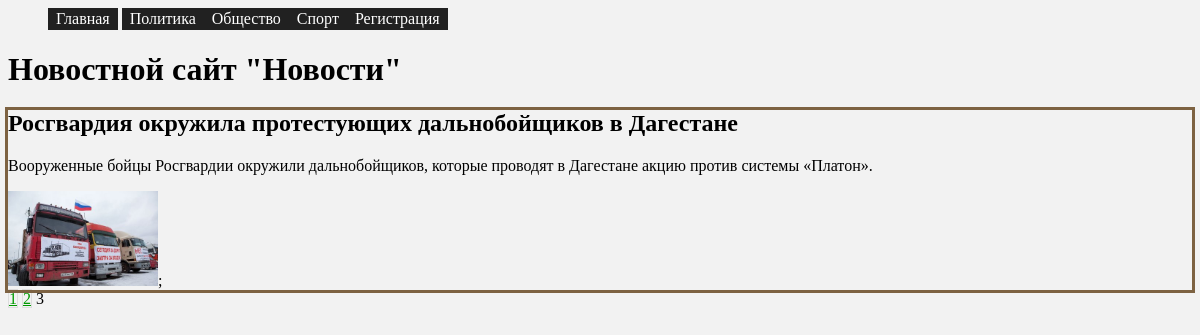
/?page=3, run on the app's committed database.
### tables this page shows
CREATE TABLE `rubrics` (
  `RubricId` int(11) NOT NULL,
  `RubricName` text NOT NULL
);

CREATE TABLE `News` (
  `NewsId` int(11) NOT NULL,
  `NewsDate` date DEFAULT NULL,
  `NewsRubric` int(11) NOT NULL,
  `SeoH1` text,
  `SeoTitle` text,
  `SeoDescription` text,
  `PreviewPhoto` text,
  `NewsText` text,
  `NewsSource` text,
  `NewsAuthorId` int(11) DEFAULT NULL
);

### application/core/view.php (called while the page is built)
<?php
class View
{
	function generate($content_view, $template_view, $data = null, $data2 = null, $data3=null, $data4=null)
	{
		include 'application/views/'.$content_view;
	}
}

### application/controllers/controller_main.php (called while the page is built, shortened)
<?php
require_once ("/../models/model_menu.php");
require_once ("/../models/model_main.php");
class Controller_Main extends Controller
{
	function __construct()
	{
		$this->model = new MainPage();
		$this->view = new View();
		$this->menu = new Menu();
	}
	function action_index()
	{
		$data = $this->menu->getoRubrics();
		$this->view->generate('menu_view.php','template_view.php',$data);
		if ($_GET["page"] !== null){
			$page = $_GET["page"];
		}
		else {
			$page = 1;
		}
		$items = 5;
		$start = $page * $items - $items;
		$data3= $page;
		$count = $this->model->countModel();
		$totalpages = ceil($count/$items);
		$data4=$totalpages;
		$data = $this->model->getoNews($start,$items);
		$this->view->generate('main_view.php', 'template_view.php',$data, null,$data3,$data4);
	}
}

### application/core/route.php (called while the page is built, shortened)
<?php
class Route
{
	static function start()
	{
		$routes = explode('/', $_SERVER['REQUEST_URI']);
	try {
		$controller = new $controller_name;
			$controller->action_index($routes[2]);
	}
	catch (Exception $e){
		Route::ErrorPage404();
	}
	}
}

### application/bootstrap.php (called while the page is built, shortened)
<?php
require_once 'core/model.php';
require_once 'core/view.php';
require_once 'core/route.php';
Route::start();

### index.php (called while the page is built, shortened)
<?php
require_once 'application/bootstrap.php';

### application/models/model_menu.php (called while the page is built, shortened)
<?php
class Menu extends Model
{
	function getoRubrics()
	{
			$query = self::$oDbConnection->prepare("SELECT * FROM Rubrics");
			$query->execute();
			$res = $query->fetchAll(PDO::FETCH_CLASS, "Rubric");
			return $res;
	}
}

### application/models/model_rubric.php (called while the page is built, shortened)
<?php
require_once ("model_news.php");
class Rubric extends Model
{
	private $RubricId;
	private $RubricName;
	function getRubricId()
	{
		return $this->RubricId;
	}
	function getRubricName()
	{
		return $this->RubricName;
	}
}

### application/core/model.php (called while the page is built, shortened)
<?php
class Model
{
	public function __get($property)
	{
		$functionname = 'get'.$property;
			return $this->$functionname();
	}
}

### application/models/model_main.php (called while the page is built, shortened)
<?php
require_once('model_news.php');
require_once('model_menu.php');
class MainPage extends Model
{
	static $table = 'News';
	function getoNews($start = 0, $items = 1)
	{
			$query = self::$oDbConnection->prepare("SELECT * FROM News ORDER BY NewsId DESC LIMIT $start ,$items");
			$query->execute();
			$res = $query->fetchAll(PDO::FETCH_CLASS, "News");
			return $res;
	}
		static function countModel()
	{
		$Class = get_called_class();
		$table = $Class::$table;
		$query = self::$oDbConnection->prepare("SELECT count(*) AS Total FROM $table");
		$query->execute();
		$res = $query->fetch(PDO::FETCH_ASSOC);
		$total = $res['Total'];
		return $total;
	}
}

### application/models/model_news.php (called while the page is built, shortened)
<?php
require_once ("model_rubric.php");
class News extends Model
{
	private $NewsId;
	private $SeoH1;
	private $SeoDescription;
	private $PreviewPhoto;
	function getNewsId()
	{
   	 	return $this->NewsId;
	}
	function getSeoH1()
	{
    	return $this->SeoH1;
	}
	function getSeoDescription()
	{
		return $this->SeoDescription;
	}
	function getPreviewPhoto()
	{
		return $this->PreviewPhoto;
	}
}

### application/classes/class.PaginationLinks.php (called while the page is built, shortened)
<?php
class PaginationLinks{
  public static function create(
      $page,
      $numberOfPages,
      $context    = 1,
      $linkFormat = '<a href="?page=%d">%d</a>',
      $pageFormat = '<span>%d</span>',
      $ellipsis   = '&hellip;'){
    $ranges = array(array(1, 1 + $context));
    self::mergeRanges($ranges, $page   - $context, $page + $context);
    self::mergeRanges($ranges, $numberOfPages - $context, $numberOfPages);
    $links = array();
    foreach ($ranges as $range){
      $links =
          array_merge(
              $links,
              self::createLinks($range, $page, $linkFormat, $pageFormat));
    }
    return implode(' ' , $links);
  }
  private static function mergeRanges(&$ranges, $start, $end){
    $endOfPreviousRange =& $ranges[count($ranges) - 1][1];
    if ($start <= $endOfPreviousRange + 1){
      $endOfPreviousRange = $end;
    }else{
      $ranges[] = array($start, $end);
    }
  }
  private static function createLinks($range, $page, $linkFormat, $pageFormat){
    $links = array();
    for ($index = $range[0]; $index <= $range[1]; $index ++){
      $links[] =
          sprintf(
              ($index == $page ? $pageFormat : $linkFormat),
              $index,
              $index);
    }
    return $links;
  }
}
?>

### application/views/menu_view.php (the view, shortened to what this page needs)
<head>
<link rel="stylesheet" type="text/css" href="/css/style.css" />
</head>
<body>
<ul class='menu'>
<li><a href="/">Главная</a></li>
<?php foreach ($data as $element){
			$rubriclink = '/rubric/'.$element->RubricId;
			echo "<li><a href=$rubriclink>$element->RubricName</a></li>";
		}
?>
<li><a href="/register">Регистрация</a></li>
</ul>
</body>

### application/views/main_view.php
<?php
require_once("/../classes/class.PaginationLinks.php");
?>
<head>
<link rel="stylesheet" type="text/css" href="/css/style.css" />
</head>
<body>
<h1>Новостной сайт "Новости"</h1>
<?php
foreach ($data as $news) {
	echo "<div class='NewsItem'>";
	$link = '/news/'.$news->NewsId;
	echo "<h2><a href=$link>$news->SeoH1</a></h2>";
	echo "<p>$news->SeoDescription</p>";
	$imagelink="/images/".$news->PreviewPhoto;
	?>
	<img src="<?php echo $imagelink?>" alt="<?php echo $news->SeoH1?>"'>;
	<?php
	echo "</div>";
}
?>
<div class='pagination'>
<?php
echo PaginationLinks::create($data3,$data4);
?>
</div>
</body>

### css/style.css (style rules this page uses)
.menu li { display: inline-block; padding: 2px 8px; background-color: #212121; color: #ffffff; }
.menu li a { text-decoration: none; color: #ffffff; }
.NewsItem { outline: 3px solid #7d6242; }
.NewsItem a { color:#000000; text-decoration: none; }
.pagination { color:#777777 display: inline-block; }
.pagination a { color:#009900; border: 1px solid #ddd; }
.newsitem img { width:150px; }

### data on the page
rubrics: RubricName "Политика"
rubrics: RubricName "Общество"
rubrics: RubricName "Спорт"
news: SeoH1 "Росгвардия окружила протестующих дальнобойщиков в Дагестане", SeoDescription "Вооруженные бойцы Росгвардии окружили дальнобойщиков, которые проводят в Дагестане акцию против системы «Платон».", PreviewPhoto (picture)

### other printed values
PaginationLinks::create($data3,$data4) "1 2 3"
